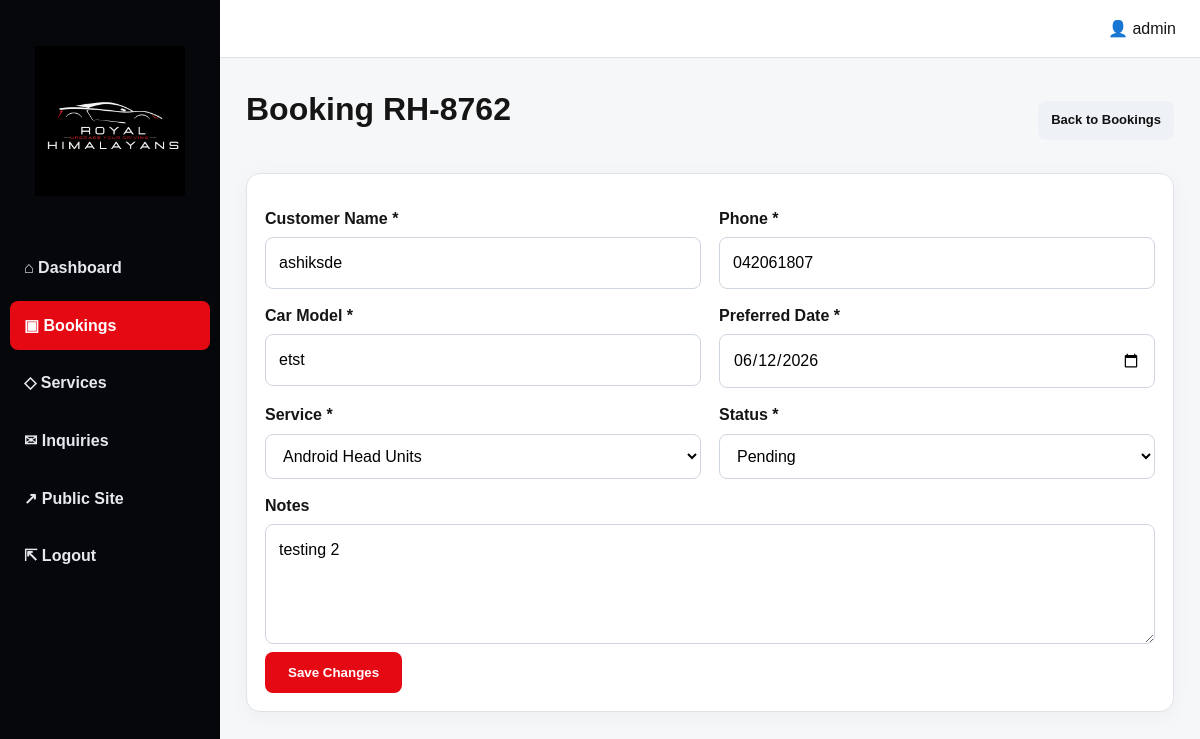
The app's page /admin/bookings/2 (signed in) with its own data.
### tables this page shows
CREATE TABLE bookings (
            id INTEGER PRIMARY KEY AUTOINCREMENT,
            booking_ref TEXT NOT NULL UNIQUE,
            customer_name TEXT NOT NULL,
            phone TEXT NOT NULL,
            car_model TEXT NOT NULL,
            service_id INTEGER NOT NULL,
            preferred_date TEXT NOT NULL,
            status TEXT NOT NULL DEFAULT 'Pending',
            notes TEXT,
            created_at TEXT NOT NULL DEFAULT CURRENT_TIMESTAMP,
            updated_at TEXT NOT NULL DEFAULT CURRENT_TIMESTAMP,
            FOREIGN KEY (service_id) REFERENCES services(id)
        );

CREATE TABLE services (
            id INTEGER PRIMARY KEY AUTOINCREMENT,
            name TEXT NOT NULL,
            slug TEXT NOT NULL UNIQUE,
            short_description TEXT NOT NULL,
            description TEXT NOT NULL,
            features TEXT NOT NULL,
            price_from INTEGER NOT NULL,
            image_filename TEXT NOT NULL,
            active INTEGER NOT NULL DEFAULT 1,
            created_at TEXT NOT NULL DEFAULT CURRENT_TIMESTAMP
        );

### app.py (the view, shortened to what this page needs)
@app.route("/admin/bookings/<int:booking_id>", methods=["GET", "POST"])
@login_required
def admin_booking_detail(booking_id):
    booking = query_db(
        """
        SELECT b.*, s.name AS service_name
        FROM bookings b
        JOIN services s ON b.service_id = s.id
        WHERE b.id = ?
        """,
        (booking_id,),
        one=True,
    )
    if booking is None:
        abort(404)
    services = get_all_services()
    return render_template(
        "admin/booking_detail.html",
        booking=booking,
        services=services,
        status_options=STATUS_OPTIONS,
    )

### app.py (called while the page is built)
@app.context_processor
def inject_globals():
    return {
        "current_year": datetime.now().year,
        "admin_username": session.get("admin_username"),
    }

def login_required(view_func):
    @wraps(view_func)
    def wrapped_view(*args, **kwargs):
        if "admin_id" not in session:
            flash("Please log in to access the admin area.", "error")
            return redirect(url_for("admin_login", next=request.path))
        return view_func(*args, **kwargs)
    return wrapped_view

### database.py (called while the page is built)
def get_db() -> sqlite3.Connection:
    if "db" not in g:
        db_path = current_app.config.get("DATABASE_PATH", "royal_himalayans.db")
        g.db = sqlite3.connect(db_path)
        g.db.row_factory = sqlite3.Row
        g.db.execute("PRAGMA foreign_keys = ON")
    return g.db

def query_db(query: str, args: tuple[Any, ...] = (), one: bool = False):
    cur = get_db().execute(query, args)
    rows = cur.fetchall()
    cur.close()
    return (rows[0] if rows else None) if one else rows

def get_all_services(active_only: bool = True):
    if active_only:
        return query_db("SELECT * FROM services WHERE active = ? ORDER BY id", (1,))
    return query_db("SELECT * FROM services ORDER BY id")

### templates/admin/booking_detail.html (shortened to what this page needs)
{% extends 'admin/admin_base.html' %}
{% block content %}
<div class="page-head">
    <h1>Booking {{ booking.booking_ref }}</h1>
    <a class="btn btn-small" href="{{ url_for('admin_bookings') }}">Back to Bookings</a>
</div>
<section class="admin-card">
    <form class="admin-form" method="post" action="{{ url_for('admin_booking_detail', booking_id=booking.id) }}" novalidate>
        <div class="form-grid two">
            <div>
                <label for="customer_name">Customer Name *</label>
                <input id="customer_name" name="customer_name" required maxlength="80" value="{{ booking.customer_name }}">
            </div>
            <div>
                <label for="phone">Phone *</label>
                <input id="phone" name="phone" required maxlength="20" value="{{ booking.phone }}">
            </div>
            <div>
                <label for="car_model">Car Model *</label>
                <input id="car_model" name="car_model" required maxlength="80" value="{{ booking.car_model }}">
            </div>
            <div>
                <label for="preferred_date">Preferred Date *</label>
                <input id="preferred_date" type="date" name="preferred_date" required value="{{ booking.preferred_date }}">
            </div>
            <div>
                <label for="service_id">Service *</label>
                <select id="service_id" name="service_id" required>
                    {% for service in services %}
                        <option value="{{ service.id }}" {% if service.id == booking.service_id %}selected{% endif %}>{{ service.name }}</option>
                    {% endfor %}
                </select>
            </div>
            <div>
                <label for="status">Status *</label>
                <select id="status" name="status" required>
                    {% for status in status_options %}
                        <option value="{{ status }}" {% if status == booking.status %}selected{% endif %}>{{ status }}</option>
                    {% endfor %}
                </select>
            </div>
        </div>
        <label for="notes">Notes</label>
        <textarea id="notes" name="notes" maxlength="500">{{ booking.notes or '' }}</textarea>
        <button class="btn btn-red" type="submit">Save Changes</button>
    </form>
</section>
{% endblock %}

### static/css/style.css (style rules this page uses)
:root { --black: #05070a; --black-2: #0d1117; --red: #e50914; --red-dark: #b90710; --white: #ffffff; --light: #f4f6f8; --muted: #6c737f; --border: #dfe3e8; --green: #1f9d55; --orange: #f59e0b; --blue: #2563eb; --shadow: 0 16px 45px rgba(0, 0, 0, 0.18); }
* { box-sizing: border-box; }
html { scroll-behavior: smooth; }
body { margin: 0; font-family: Arial, Helvetica, sans-serif; color: #151515; background: var(--light); line-height: 1.6; }
a { color: inherit; text-decoration: none; }
.btn { display: inline-flex; align-items: center; justify-content: center; gap: 8px; padding: 12px 22px; border-radius: 8px; font-weight: 800; border: 1px solid transparent; cursor: pointer; transition: .2s ease; }
.btn-red { background: var(--red); color: var(--white); }
.btn-small { padding: 8px 12px; font-size: 13px; background: #eef2f7; color: #111; }
label { display: block; font-weight: 800; margin: 14px 0 6px; }
input, select, textarea { width: 100%; padding: 12px 13px; border: 1px solid #cfd6df; border-radius: 8px; font: inherit; background: #fff; }
textarea { min-height: 120px; resize: vertical; }
.admin-body { background: #f6f7f9; display: grid; grid-template-columns: 220px 1fr; min-height: 100vh; }
.admin-content h1 { margin-top: 0; }
.stat-card, .admin-card { background: #fff; border: 1px solid var(--border); border-radius: 14px; box-shadow: 0 4px 20px rgba(0,0,0,.04); }
.admin-card { padding: 18px; }
.admin-card-head, .page-head { display: flex; justify-content: space-between; align-items: center; gap: 16px; margin-bottom: 16px; }
.admin-form { max-width: 900px; }
.form-grid.two { display: grid; grid-template-columns: repeat(2, 1fr); gap: 0 18px; }

### records on screen
bookings: booking_ref "RH-8762", customer_name "ashiksde", phone "042061807", car_model "etst", preferred_date "06/12/2026", service_id "Android Head Units", status "Pending", notes "testing 2"

### other values on screen
{{ admin_username or 'Admin' }} "admin"
